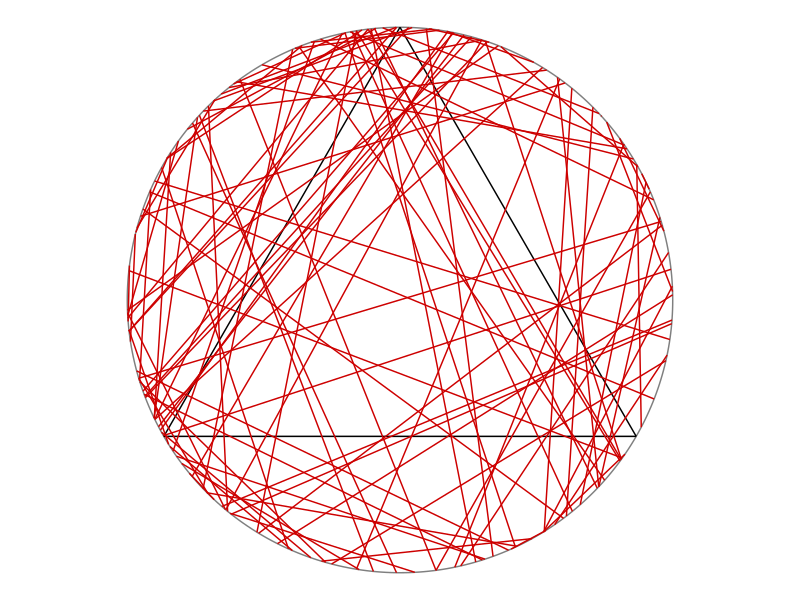
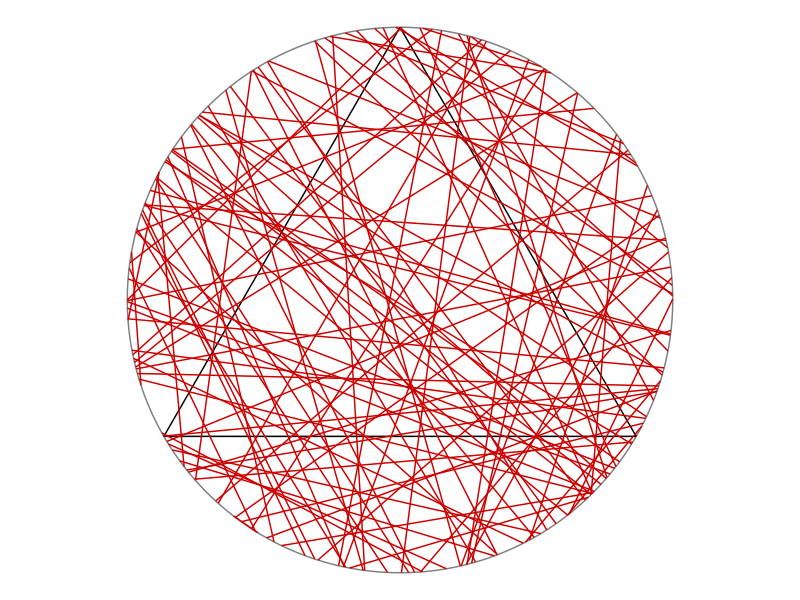
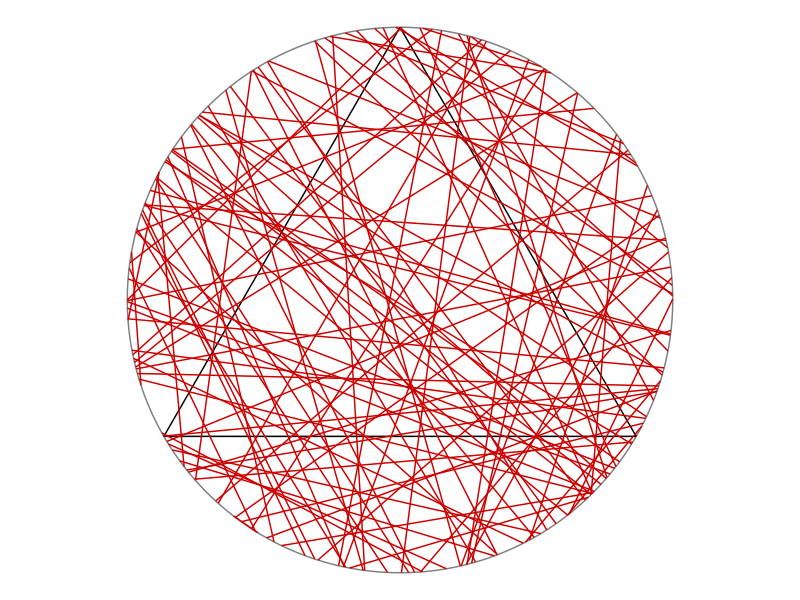

Source code (R) for these figures, in order:
###References
##https://en.wikipedia.org/wiki/Bertrand_paradox_(probability)
##https://hpaulkeeler.com/the-bertrand-paradox/

library(tidyverse)
library(ggforce)
theme_set(theme_void()) 

x0=0; y0=0; #center of disk
r=1; #radius
numbLines=100; #number of lines

# Method A..........................................................................

thetaA1=2*pi*runif(numbLines); #choose angular component uniformly
thetaA2=2*pi*runif(numbLines); #choose angular component uniformly

# Coordinates of equilateral triangle
eqtri_df <- tibble(
  x    = c(0, sqrt(3) / 2, -sqrt(3) / 2),
  y    = c(1, -0.5, -0.5),
  xend = c(sqrt(3) / 2, -sqrt(3) / 2, 0),
  yend = c(-0.5, -0.5, 1)
)

# Coordinates of random chord

rdmchr_A <- tibble(
  x    = x0+r*cos(thetaA1),
  y    = y0+r*sin(thetaA1),
  xend = x0+r*cos(thetaA2),
  yend = y0+r*sin(thetaA2)
)
# calculate probability that the chord is longer than a side of the triangle
xA    = x0+r*cos(thetaA1)
yA    = y0+r*sin(thetaA1)
xAend = x0+r*cos(thetaA2)
yAend = y0+r*sin(thetaA2)
#length of triangle side
lengthSide<-r*sqrt(3) 
#lengths of the chord
lengthA=sqrt((xA-xAend)^2+(yA-yAend)^2)
#probability of chord being longer than triangle side
probA=mean(lengthA>lengthSide) 

# Plot A
pA <- ggplot() +
  ggforce::geom_circle(aes(x0 = 0, y0 = 0, r = 1), col = "gray50") +
  geom_segment(data = eqtri_df, aes(x = x, y = y, xend = xend, yend = yend)) +
  geom_segment(data = rdmchr_A, aes(x = x, y = y, xend = xend, yend = yend),
               col = "red3") +
  coord_equal()

ggsave(pA, file = "plotA.png", height = 5, width = 7)

# Method B............................................................................

thetaB=2*pi*runif(numbLines) #choose angular component uniformly
pB=r*runif(numbLines) #choose radial component uniformly
qB=sqrt(r^2-pB^2) #distance to circle edge (along line)

#calculate trig values
sin_thetaB=sin(thetaB)
cos_thetaB=cos(thetaB)

# Coordinates of random chord

rdmchr_B <- tibble(
  x    = x0+pB*cos_thetaB+qB*sin_thetaB,
  y    = y0+pB*sin_thetaB-qB*cos_thetaB,
  xend = x0+pB*cos_thetaB-qB*sin_thetaB,
  yend = y0+pB*sin_thetaB+qB*cos_thetaB
)

# calculate probability that the chord is longer than a side of the triangle
xB    = x0+pB*cos_thetaB+qB*sin_thetaB
yB    = y0+pB*sin_thetaB-qB*cos_thetaB
xBend = x0+pB*cos_thetaB-qB*sin_thetaB
yBend = y0+pB*sin_thetaB+qB*cos_thetaB
lengthSide<-r*sqrt(3)
lengthB=sqrt((xB-xBend)^2+(yB-yBend)^2)
probB=mean(lengthB>lengthSide)
# Plot B
pB <- ggplot() +
  ggforce::geom_circle(aes(x0 = 0, y0 = 0, r = 1), col = "gray50") +
  geom_segment(data = eqtri_df, aes(x = x, y = y, xend = xend, yend = yend)) +
  geom_segment(data = rdmchr_B, aes(x = x, y = y, xend = xend, yend = yend),
               col = "red3") +
  coord_equal()

ggsave(pB, file = "plotB.png", height = 5, width = 7)

#Method C.............................................................................

thetaC=2*pi*runif(numbLines) #choose angular component uniformly
pC=r*sqrt(runif(numbLines)) #choose radial component
qC=sqrt(r^2-pC^2) #distance to circle edge (along line)

#calculate trig values
sin_thetaC=sin(thetaC)
cos_thetaC=cos(thetaC)
# Coordinates of random chord

rdmchr_C <- tibble(
  x    = x0+pC*cos_thetaC+qC*sin_thetaC,
  y    = y0+pC*sin_thetaC-qC*cos_thetaC,
  xend = x0+pC*cos_thetaC-qC*sin_thetaC,
  yend = y0+pC*sin_thetaC+qC*cos_thetaC
)
# calculate probability that the chord is longer than a side of the triangle
xC    = x0+pC*cos_thetaC+qC*sin_thetaC
yC    = y0+pC*sin_thetaC-qC*cos_thetaC
xCend = x0+pC*cos_thetaC-qC*sin_thetaC
yCend = y0+pC*sin_thetaC+qC*cos_thetaC
lengthSide<-r*sqrt(3)
lengthC=sqrt((xC-xCend)^2+(yC-yCend)^2)
probC=mean(lengthC>lengthSide)

# Plot C
pC <- ggplot() +
  ggforce::geom_circle(aes(x0 = 0, y0 = 0, r = 1), col = "gray50") +
  geom_segment(data = eqtri_df, aes(x = x, y = y, xend = xend, yend = yend)) +
  geom_segment(data = rdmchr_B, aes(x = x, y = y, xend = xend, yend = yend),
               col = "red3") +
  coord_equal()

ggsave(pC, file = "plotC.png", height = 5, width = 7)
